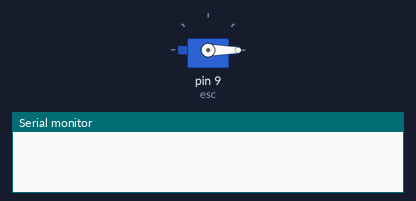
Bench run of a sketch on a simulated Arduino Uno, built with avr-gcc and run on an emulated ATmega328P. Parts: servo, the last lines printed to the serial monitor.

Above: at 0.1 s.
At 9.88 s:
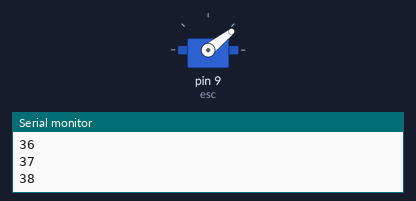
At 19.89 s:
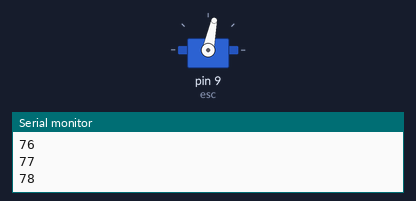
At 39.66 s:
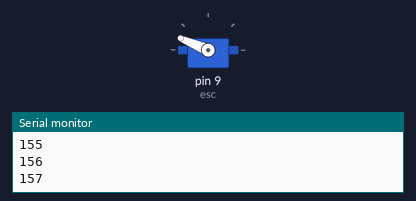
Timing chart, 0 to 40.0 s (numbered marks = the images above):
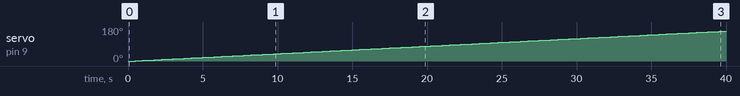

Measured:
- by itself, servo on pin 9 (esc): moves from 0° to 158° over 39.3 s

The sketch:

esc_cpntrol.ino
```cpp
#include <Servo.h>

Servo esc;
//int throttlePin = 0;
//int v=0;
void setup()
{

esc.attach(9);
Serial.begin(9600);
esc.write(0);
delay(1);
}

void loop()
{
//int throttle = analogRead(throttlePin);
//throttle = map(throttle, 0, 1023, 0, 179);

  //esc.write(0);
 for(int i=0;i<170;i++)
 {
   delay(250);
   Serial.println(i);
   esc.write(i);
 }
}
```
